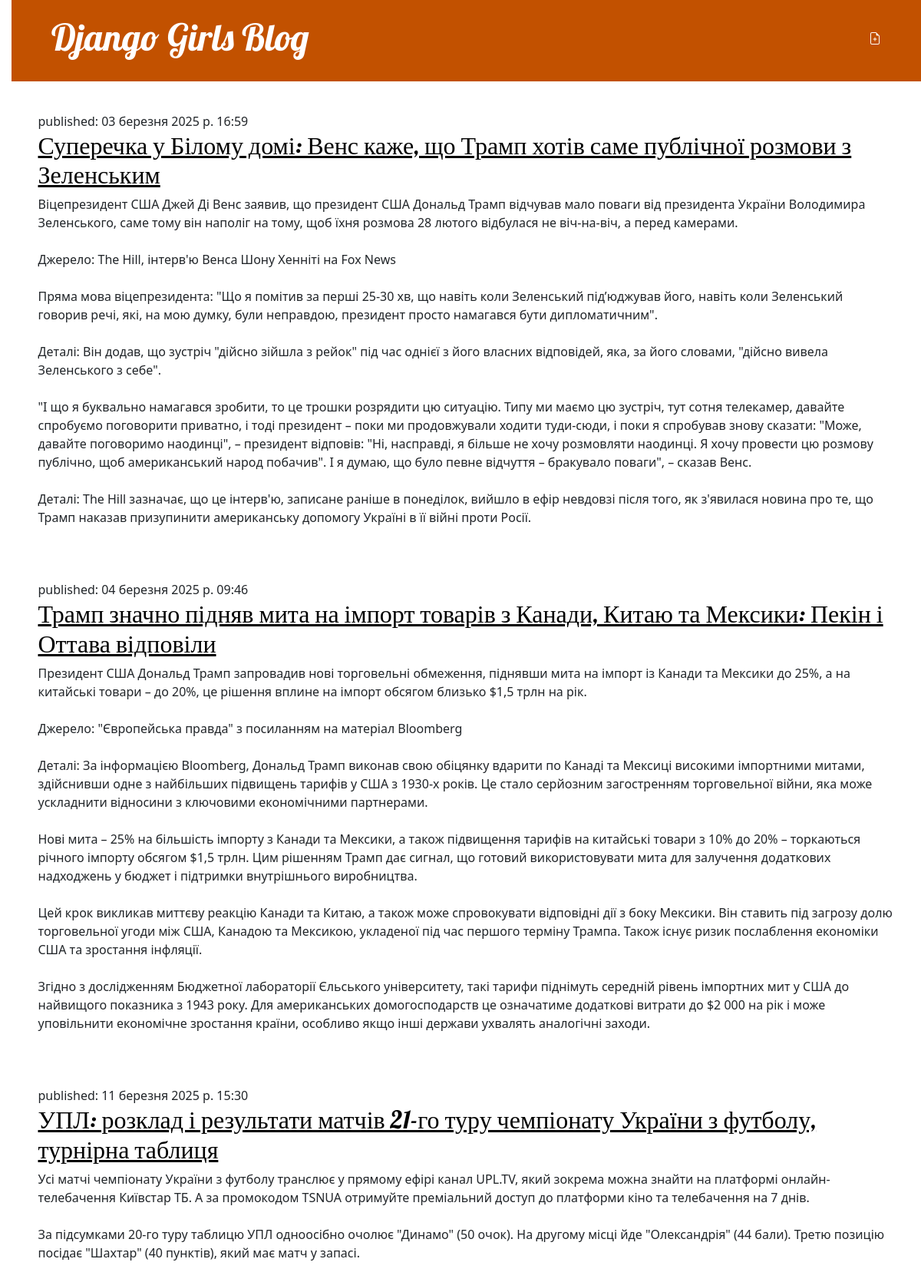
The app's page / (signed in) with its own data.
### blog/models.py (models this page shows, shortened)
class Post(models.Model):
    author = models.ForeignKey(settings.AUTH_USER_MODEL, on_delete=models.CASCADE)
    title = models.CharField(max_length=200)
    text = models.TextField()
    created_date = models.DateTimeField(
            default=timezone.now)
    published_date = models.DateTimeField(
            blank=True, null=True)

### blog/views.py (the view)
# urls.py: path('', views.post_list, name='post_list'),
def post_list(request):
    posts = Post.objects.filter(published_date__lte=timezone.now()).order_by('published_date')
    return render(request, 'blog/post_list.html', {'posts': posts})

### blog/templates/blog/post_list.html (shortened to what this page needs)
{% extends 'blog/base.html' %}
{% load static %}
{% block content %}
    {% for post in posts %}
        <article class="post">
            <time>published: {{ post.published_date }}</time>
            <h2><a href="{% url 'post_detail' pk=post.pk %}">{{ post.title }}</a></h2>
            <p>{{ post.text|linebreaksbr }}</p>
        </article>
    {% endfor %}
{% endblock %}

### blog/static/css/blog.css (style rules this page uses)
h1 a, h2 a { color: #C25100; }
body { padding-left: 15px; }
h1 a, h2 a { color: #C25100; font-family: 'Lobster'; }
h1, h2, h3, h4 { font-family: 'Lobster', cursive; }
.post { margin-bottom: 70px; }
.post h2 a, .post h2 a:visited { color: #000000; }

### records on screen
Post: published_date "03 березня 2025 р. 16:59", title "Суперечка у Білому домі: Венс каже, що Трамп хотів саме публічної розмови з Зеленським", text "Віцепрезидент США Джей Ді Венс заявив, що президент США Дональд Трамп відчував мало поваги від президента України Володимира Зеленського, саме тому він наполіг на тому, щоб їхня розмова 28 лютого відбулася не віч-на-віч, а перед камерами. Джерело: The Hill, інтерв'ю Венса Шону Хенніті на Fox News Пряма мова віцепрезидента: \"Що я помітив за перші 25-30 хв, що навіть коли Зеленський під’юджував його, навіть коли Зеленський говорив речі, які, на мою думку, були неправдою, президент просто намагався бути дипломатичним\". Деталі: Він додав, що зустріч \"дійсно зійшла з рейок\" під час однієї з його власних відповідей, яка, за його словами, \"дійсно вивела Зеленського з себе\". \"І що я буквально…"
Post: published_date "04 березня 2025 р. 09:46", title "Трамп значно підняв мита на імпорт товарів з Канади, Китаю та Мексики: Пекін і Оттава відповіли", text "Президент США Дональд Трамп запровадив нові торговельні обмеження, піднявши мита на імпорт із Канади та Мексики до 25%, а на китайські товари – до 20%, це рішення вплине на імпорт обсягом близько $1,5 трлн на рік. Джерело: \"Європейська правда\" з посиланням на матеріал Bloomberg Деталі: За інформацією Bloomberg, Дональд Трамп виконав свою обіцянку вдарити по Канаді та Мексиці високими імпортними митами, здійснивши одне з найбільших підвищень тарифів у США з 1930-х років. Це стало серйозним загостренням торговельної війни, яка може ускладнити відносини з ключовими економічними партнерами. Нові мита – 25% на більшість імпорту з Канади та Мексики, а також підвищення тарифів на китайські товари…"
Post: published_date "11 березня 2025 р. 15:30", title "УПЛ: розклад і результати матчів 21-го туру чемпіонату України з футболу, турнірна таблиця", text "Усі матчі чемпіонату України з футболу транслює у прямому ефірі канал UPL.TV, який зокрема можна знайти на платформі онлайн-телебачення Київстар ТБ. А за промокодом TSNUA отримуйте преміальний доступ до платформи кіно та телебачення на 7 днів. За підсумками 20-го туру таблицю УПЛ одноосібно очолює \"Динамо\" (50 очок). На другому місці йде \"Олександрія\" (44 бали). Третю позицію посідає \"Шахтар\" (40 пунктів), який має матч у запасі."
